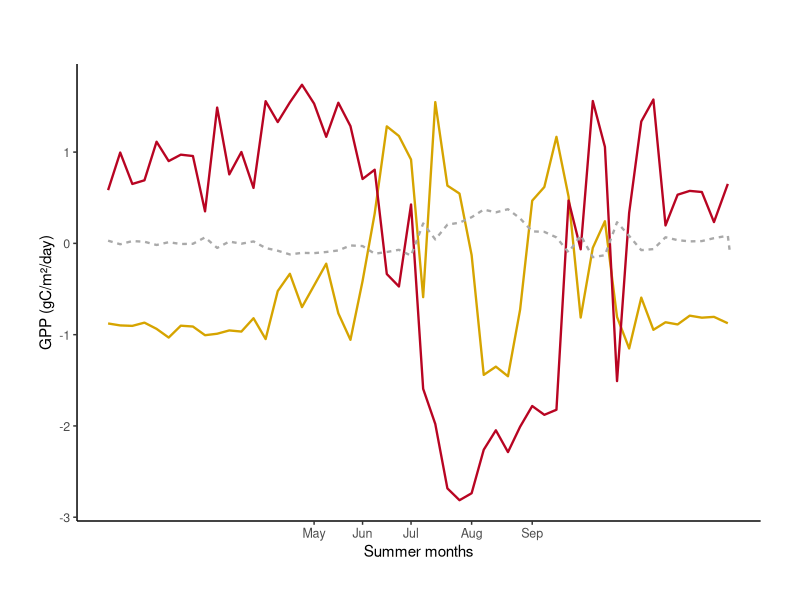
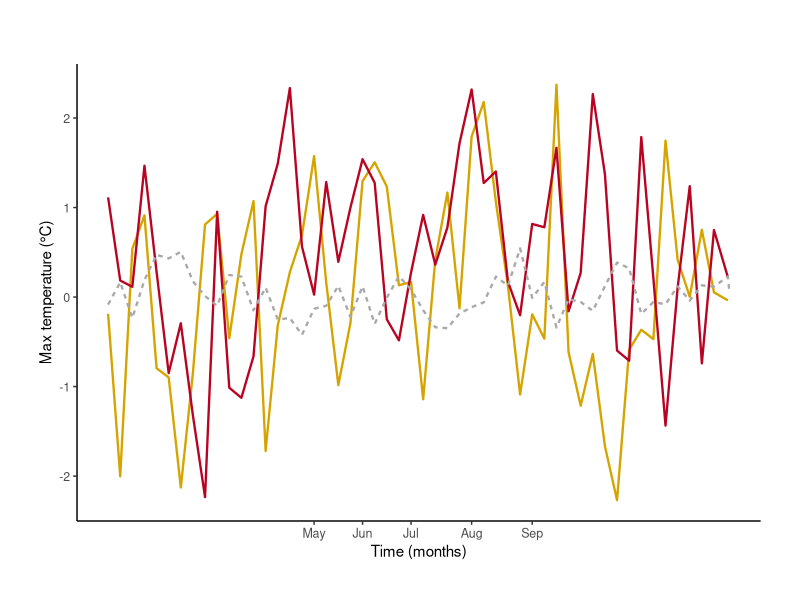
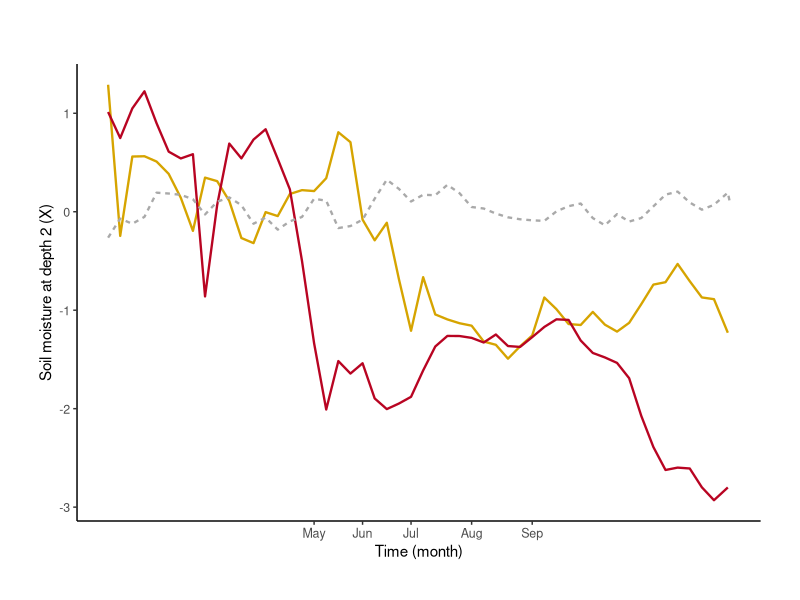
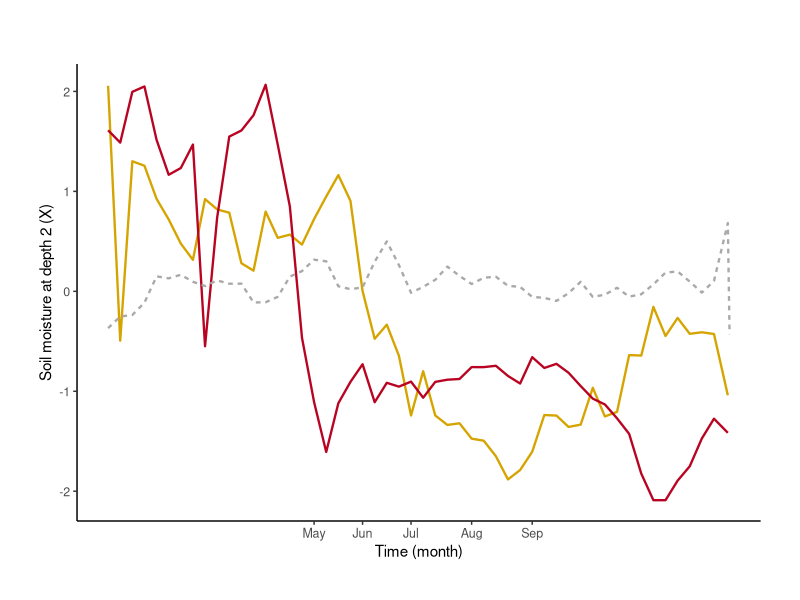
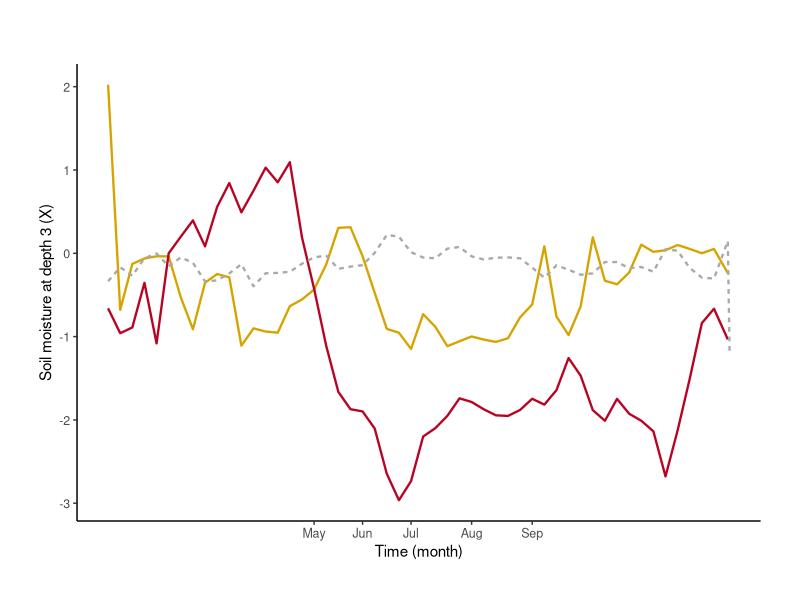
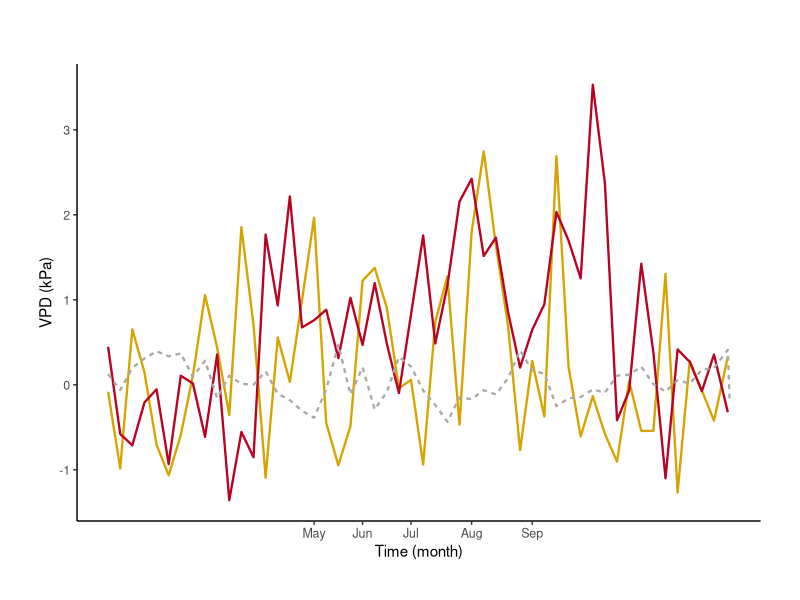
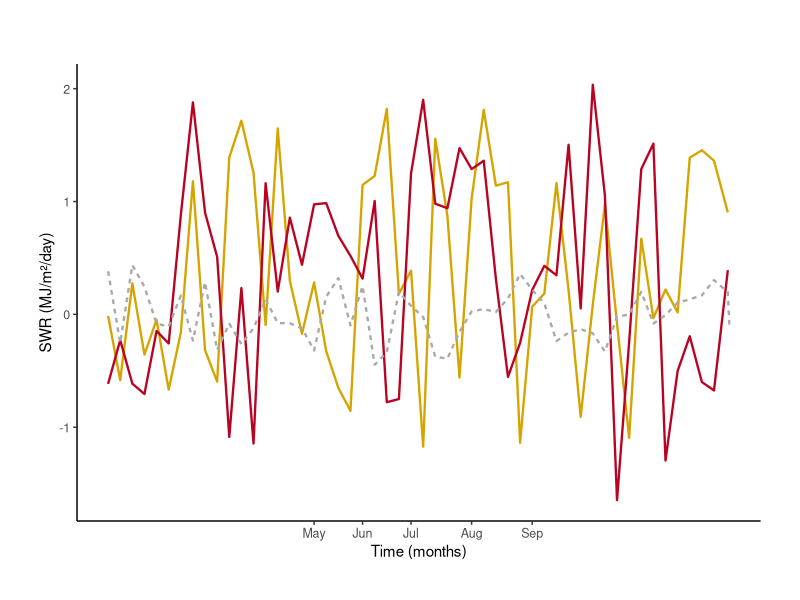

The R source for these figures, in order: (Note: this script raises an error after producing the figures.)
#### R script for MODELS in RQ2 ####

# Load libraries
library(dplyr)
library(tidyverse)
library(ggplot2) 

# Load Data
zscores <- read.csv("Data/fullanomalies.csv", header = TRUE)

# Create subset dataframes for drought vs non drought

summer_zscores <- zscores %>%
  filter(week >= 22 & week <= 37)

zscores <- zscores %>%
  mutate(condition = ifelse(year %in% c(2003, 2018), "drought", "normal"))

zscores$year_group <- ifelse(zscores$year %in% c(2000, 2001, 2002, 2004, 2005, 2015, 2016, 2017, 2019, 2020), "normal",
                             # ifelse(drivers$year %in% c(2015, 2016, 2017, 2019, 2020), "2015-2020",
                             ifelse(zscores$year %in% c(2003), "2003", 
                                    ifelse(zscores$year %in% c(2018), "2018", NA)))

nondrought <- zscores %>%
  filter(!(year %in% c(2003, 2018)))

nondrought <- nondrought %>%
  group_by(doy) %>%
  mutate(mean_gpp = mean(gpp_z_scores, na.rm = TRUE),
         mean_maxT = mean(temp_z_scores, na.rm = TRUE),
         mean_sm1 = mean(sm1_z_scores, na.rm = TRUE),
         mean_sm2 = mean(sm2_z_scores, na.rm = TRUE),
         mean_sm3 = mean(sm3_z_scores, na.rm = TRUE),
         mean_vpd = mean(vpd_z_scores, na.rm = TRUE),
         mean_swr = mean(swr_z_scores, na.rm = TRUE)) %>%
  ungroup()

drought1 <- zscores %>%
  filter((year %in% c(2003, 2018)))

drought1 <- drought1 %>%
  group_by(year) %>%
  mutate(mean_maxT = temp_z_scores, mean_gpp = gpp_z_scores, mean_sm1 = sm1_z_scores, mean_sm2 = sm2_z_scores, mean_sm3 = sm3_z_scores, mean_vpd = vpd_z_scores, mean_swr = swr_z_scores) %>%
  ungroup()

new <- rbind(drought1, nondrought)

#### Timeseries plots of z-scores ####
palette_anomalies <- c("#D6A400", "#B80422", "darkgrey")

gpp_plotz <- ggplot(new, aes(x = doy, y = mean_gpp, group = year_group, colour = year_group, linetype = condition)) +
  geom_line(size = 0.8) +
  labs(title = "",
       x = "Summer months",
       y = "GPP (gC/m²/day)",
       colour = "Year:") +
  scale_colour_manual(values = palette_anomalies) +
  #scale_shape_manual() + 
  theme(legend.position = "none", panel.background = element_blank(), axis.line = element_line(colour = "black"), 
        plot.title = element_text(size=12, hjust=0.5),
        axis.title = element_text(size=11),
        axis.text = element_text(size=9),
        legend.title = element_text(size = 11, face = "bold", ),
        legend.text = element_text(size = 11),
        plot.margin = margin(1, 1, 1, 1, "cm")) +
  scale_x_continuous(breaks = c(126, 154, 182, 217, 252), 
                     labels = c("May", "Jun", "Jul", "Aug", "Sep"))

plot(gpp_plotz)

maxT_plotz <- ggplot(new, aes(x = doy, y = mean_maxT, group = year_group, colour = year_group, linetype = condition)) +
  geom_line(size = 0.8) +
  labs(title = "",
       x = "Time (months)",
       y = "Max temperature (°C)",
       colour = "Year:") +
  scale_colour_manual(values = palette_anomalies) +
  #scale_shape_manual() + 
  theme(legend.position = "none", panel.background = element_blank(), axis.line = element_line(colour = "black"), 
        plot.title = element_text(size=12, hjust=0.5),
        axis.title = element_text(size=11),
        axis.text = element_text(size=9),
        legend.title = element_text(size = 11, face = "bold", ),
        legend.text = element_text(size = 11),
        plot.margin = margin(1, 1, 1, 1, "cm")) +
  scale_x_continuous(breaks = c(126, 154, 182, 217, 252), 
                     labels = c("May", "Jun", "Jul", "Aug", "Sep"))

plot(maxT_plotz)

sm1_plotz <- ggplot(new, aes(x = doy, y = mean_sm1, group = year_group, colour = year_group, linetype = condition)) +
  geom_line(size = 0.8) +
  labs(title = "",
       x = "Time (month)",
       y = "Soil moisture at depth 2 (X)",
       colour = "Year:") +
  scale_colour_manual(values = palette_anomalies) +
  #scale_shape_manual() + 
  theme(legend.position = "none", panel.background = element_blank(), axis.line = element_line(colour = "black"), 
        plot.title = element_text(size=12, hjust=0.5),
        axis.title = element_text(size=11),
        axis.text = element_text(size=9),
        legend.title = element_text(size = 11, face = "bold", ),
        legend.text = element_text(size = 11),
        plot.margin = margin(1, 1, 1, 1, "cm")) +
  scale_x_continuous(breaks = c(126, 154, 182, 217, 252), 
                     labels = c("May", "Jun", "Jul", "Aug", "Sep"))

plot(sm1_plotz)



sm2_plotz <- ggplot(new, aes(x = doy, y = mean_sm2, group = year_group, colour = year_group, linetype = condition)) +
  geom_line(size = 0.8) +
  labs(title = "",
       x = "Time (month)",
       y = "Soil moisture at depth 2 (X)",
       colour = "Year:") +
  scale_colour_manual(values = palette_anomalies) +
  #scale_shape_manual() + 
  theme(legend.position = "none", panel.background = element_blank(), axis.line = element_line(colour = "black"), 
        plot.title = element_text(size=12, hjust=0.5),
        axis.title = element_text(size=11),
        axis.text = element_text(size=9),
        legend.title = element_text(size = 11, face = "bold", ),
        legend.text = element_text(size = 11),
        plot.margin = margin(1, 1, 1, 1, "cm")) +
  scale_x_continuous(breaks = c(126, 154, 182, 217, 252), 
                     labels = c("May", "Jun", "Jul", "Aug", "Sep"))

plot(sm2_plotz)

sm3_plotz <- ggplot(new, aes(x = doy, y = mean_sm3, group = year_group, colour = year_group, linetype = condition)) +
  geom_line(size = 0.8) +
  labs(title = "",
       x = "Time (month)",
       y = "Soil moisture at depth 3 (X)",
       colour = "Year:") +
  scale_colour_manual(values = palette_anomalies) +
  #scale_shape_manual() + 
  theme(legend.position = "none", panel.background = element_blank(), axis.line = element_line(colour = "black"), 
        plot.title = element_text(size=12, hjust=0.5),
        axis.title = element_text(size=11),
        axis.text = element_text(size=9),
        legend.title = element_text(size = 11, face = "bold", ),
        legend.text = element_text(size = 11),
        plot.margin = margin(1, 1, 1, 1, "cm")) +
  scale_x_continuous(breaks = c(126, 154, 182, 217, 252), 
                     labels = c("May", "Jun", "Jul", "Aug", "Sep"))

plot(sm3_plotz)


vpd_plotz <- ggplot(new, aes(x = doy, y = mean_vpd, group = year_group, colour = year_group, linetype = condition)) +
  geom_line(size = 0.8) +
  labs(title = "",
       x = "Time (month)",
       y = "VPD (kPa)",
       colour = "Year:") +
  scale_colour_manual(values = palette_anomalies) +
  #scale_shape_manual() + 
  theme(legend.position = "none", panel.background = element_blank(), axis.line = element_line(colour = "black"), 
        plot.title = element_text(size=12, hjust=0.5),
        axis.title = element_text(size=11),
        axis.text = element_text(size=9),
        legend.title = element_text(size = 11, face = "bold", ),
        legend.text = element_text(size = 11),
        plot.margin = margin(1, 1, 1, 1, "cm")) +
  scale_x_continuous(breaks = c(126, 154, 182, 217, 252), 
                     labels = c("May", "Jun", "Jul", "Aug", "Sep"))
plot(vpd_plotz)

swr_plotz <- ggplot(new, aes(x = doy, y = mean_swr, group = year_group, colour = year_group, linetype = condition)) +
  geom_line(size = 0.8) +
  labs(title = "",
       x = "Time (months)",
       y = "SWR (MJ/m²/day)",
       colour = "Year:") +
  scale_colour_manual(values = palette_anomalies) +
  #scale_shape_manual() + 
  theme(legend.position = "none", panel.background = element_blank(), axis.line = element_line(colour = "black"), 
        plot.title = element_text(size=12, hjust=0.5),
        axis.title = element_text(size=11),
        axis.text = element_text(size=9),
        legend.title = element_text(size = 11, face = "bold", ),
        legend.text = element_text(size = 11),
        plot.margin = margin(1, 1, 1, 1, "cm")) +
  scale_x_continuous(breaks = c(126, 154, 182, 217, 252), 
                     labels = c("May", "Jun", "Jul", "Aug", "Sep"))
plot(swr_plotz)







#### Modelling drivers relationship with GPP

# ANOVA
# Combined ANOVA
anova_all <- aov(gpp_z_scores ~ temp_z_scores + sm1_z_scores + sm2_z_scores + sm3_z_scores + vpd_z_scores + swr_z_scores, data = drought1)
summary(anova_all) # no significant effect

anova_maxT <- aov(gpp_z_scores ~ temp_z_scores, data = nondrought)
anova_sm3 <- aov(mod_gpp ~ sm3, data = drought)
anova_vpd <- aov(mod_gpp ~ vpd, data = drought)
anova_swr <- aov(mod_gpp ~ swr, data = drought)
anova_all <- aov(gpp_z_scores ~ temp_z_scores + sm1_z_scores + sm2_z_scores + sm3_z_scores + vpd_z_scores + swr_z_scores, data = nondrought)
summary(anova_all)
summary(anova_maxT)
